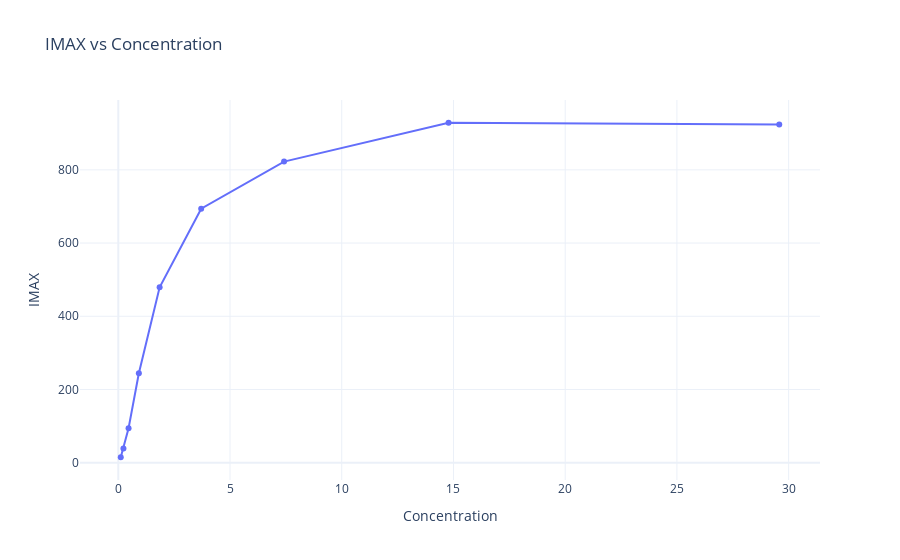

Source (notebook cell):
### Code cell
fig = go.Figure()
fig.add_trace(go.Scatter(x=C_f_reale, y=IMAX_values, mode='lines+markers', name='IMAX vs Concentration'))
fig.update_layout(
    title='IMAX vs Concentration',
    xaxis_title='Concentration',
    yaxis_title='IMAX',
    template='plotly_white'
)
fig.show()

### Figure 1 — Plotly figure (JSON) as saved in the notebook; plotly's stock layout.template omitted (floating-point values rounded to 4 significant figures)
{"data": [{"mode": "lines+markers", "name": "IMAX vs Concentration", "type": "scatter", "x": [29.58, 14.78, 7.42, 3.71, 1.85, 0.92, 0.46, 0.23, 0.11, 0], "y": [924.2, 928.7, 822.5, 693.7, 479.0, 244.3, 94.04, 38.75, 14.83]}], "layout": {"title": {"text": "IMAX vs Concentration"}, "xaxis": {"title": {"text": "Concentration"}}, "yaxis": {"title": {"text": "IMAX"}}}}
